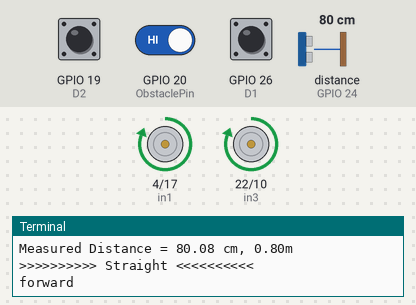
The program below on a simulated Raspberry Pi (BCM pin numbers). Shown: motor-driver pin pairs drawn as motors (green arrow = first pin HIGH = forward, orange = second pin HIGH = backward, longer = more drive, scaled by the enable pin), the last lines printed to the terminal. The inputs (shaded band) are chosen by the test bench; at power-on: GPIO 19 (D2) HIGH, GPIO 26 (D1) HIGH, GPIO 20 (ObstaclePin) HIGH, distance to the obstacle (sensor on GPIO 24) 80 cm. The echo pulse lasts 58.3 µs per cm; the clock reads 2024-03-15 10:24:30 at power-on unless the program sets it.

Above: at 1.2 s.
1.3 s: GPIO 19 (D2) pulled LOW for 0.3 s
At 1.67 s:
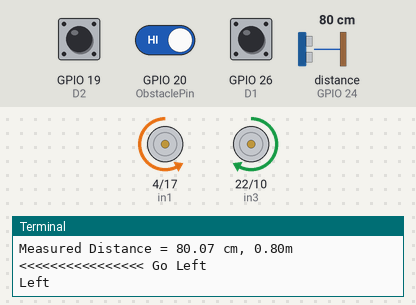
3.3 s: GPIO 26 (D1) pulled LOW for 0.3 s
At 3.7 s:
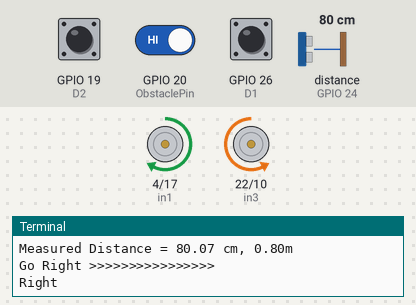
5.3 s: GPIO 20 (ObstaclePin) driven LOW
7.1 s: GPIO 19 (D2) pulled LOW for 3.2 s
At 7.6 s:
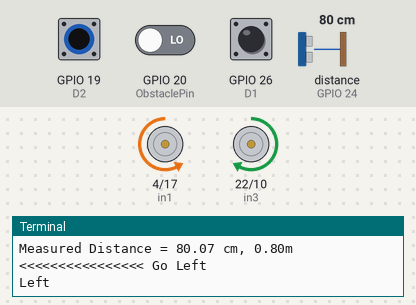
12.0 s: GPIO 19 (D2) driven LOW and GPIO 26 (D1) driven LOW
At 12.8 s:
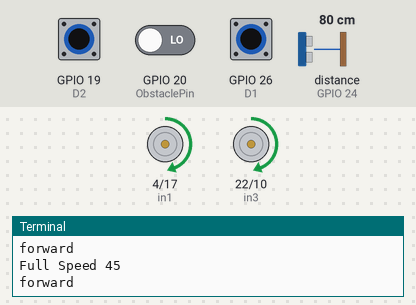
13.5 s: distance to the obstacle (sensor on GPIO 24) set to 2 cm
At 14.1 s:
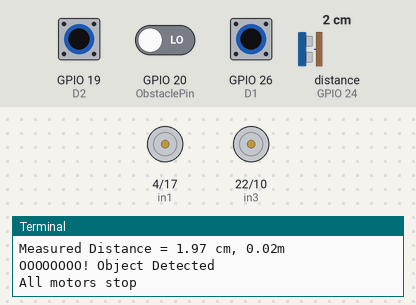
Timing chart, 0 to 16.0 s (numbered marks = the images above; inputs shaded):
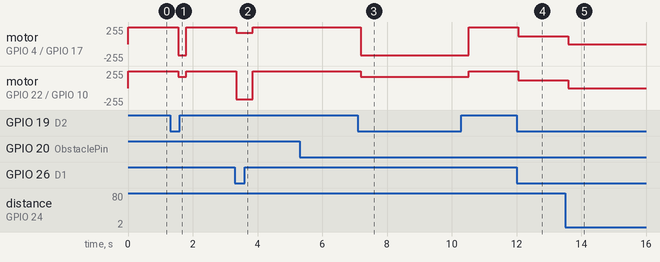

The program:

AlexWithMotorSpeedControl.py
```python
import RPi.GPIO as GPIO
import time, datetime

# Working code -- Have to use BCM Board type to control motor
DutyCycle = 65
GPIO.setmode(GPIO.BCM)

# ================ Obstical Avoidance Sensor Port =======
ObstaclePin = 20
GPIO.setup(ObstaclePin, GPIO.IN, pull_up_down=GPIO.PUD_UP)

# ================ Obstical Avoidance Sensor Port =======


# ================ Ultrasonic Sensor Port ================
GPIO_TRIGGER = 23 	# 16
GPIO_ECHO = 24 		# 18

# Ultrasonic Sensor
GPIO.setup(GPIO_TRIGGER, GPIO.OUT)
GPIO.setup(GPIO_ECHO, GPIO.IN)
# ================ Ultrasonic Sensor Port ================


# ============== Line Tracking Sensor Port ===============
D1 = 26 # 37
D2 = 19 # 35
D3 = 13 # 33
D4 = 6  # 31

GPIO.setup(D1, GPIO.IN, pull_up_down = GPIO.PUD_UP)
GPIO.setup(D2, GPIO.IN, pull_up_down = GPIO.PUD_UP)
GPIO.setup(D3, GPIO.IN, pull_up_down = GPIO.PUD_UP)
GPIO.setup(D4, GPIO.IN, pull_up_down = GPIO.PUD_UP)

# ============== Line Tracking Sensor Port ===============

# ====================== Motors Port ======================
# Motor
in1 = 4     # Pin 7
in2 = 17	# Pin 11
en = 27		# Pin 13

in3 = 22    # Pin 15
in4 = 10	# Pin 19
en2 = 9		# Pin 31

# First Motor
GPIO.setup(in1,GPIO.OUT)
GPIO.setup(in2,GPIO.OUT)
GPIO.setup(en,GPIO.OUT)

GPIO.output(in1,GPIO.LOW)
GPIO.output(in2,GPIO.LOW)

# Second Motor
GPIO.setup(in3,GPIO.OUT)
GPIO.setup(in4,GPIO.OUT)
GPIO.setup(en2,GPIO.OUT)

GPIO.output(in3,GPIO.LOW)
GPIO.output(in4,GPIO.LOW)

p=GPIO.PWM(en,1000)
p2=GPIO.PWM(en2,1000)


p.start(DutyCycle)
p2.start(DutyCycle)
# ====================== Motors Port ======================

def ObsticalAvoidance():

	if (GPIO.input(ObstaclePin) == 0): ### Obstacle detected
		print(str(datetime.datetime.now().time()) + " >> Barrier is detected !")
		return True

	return False


def Distance():
	# Set Trigger to HIGH
	GPIO.output(GPIO_TRIGGER, True)

	# Set Trigger after 0.01ms to low
	time.sleep(0.00001)
	GPIO.output(GPIO_TRIGGER, False)

	StartTime = time.time()
	StopTime = time.time()
	count = time.time()

	# Save time of StartTime
	# while GPIO.input(GPIO_ECHO) == 0 :
	while (GPIO.input(GPIO_ECHO) == 0) and (time.time() - count < 0.1):
		StartTime = time.time()

	count = time.time()

	# Save time of arrival
	while (GPIO.input(GPIO_ECHO) == 1) and (time.time() - count < 0.1):
		StopTime = time.time()


	# Time difference between start and arrival
	TimeElapsed = StopTime - StartTime

	# Multiply with the sonic speed (34300 cm/s)
	# And divided by 2, because sent and back
	distance = (TimeElapsed * 34300) / 2

	return distance

def Left_LineTracking():


	if GPIO.input(D1) == GPIO.LOW :
		# print("[!] Left (D1): White")
		return False
	else :
		# print("[-] D1: BLackkkk Line Found ...")
		return True

def Right_LineTracking():


	if GPIO.input(D2) == GPIO.LOW :
		# print("[@] (Right) D2: White ...")
		return False
	else :
		# print("[-] D2: BLackkkk Line Found ...")
		return True

'''
	Allows to test forward, backward, trun left and turn right by using keyboard,
	however, you needs to press "Enter" key to perform.
'''
def MotorWithSpeedControl():

	temp1=1


	print("\n")
	print("The default speed & direction of motor is LOW & Forward.....")
	print("r-run s-stop f-forward b-backward l-low m-medium h-high e-exit")
	print("\n")

	while(1):

		x = raw_input()

		if x=='r':
			print("run")
			if(temp1==1):
				# Motor 1
				GPIO.output(in1,GPIO.HIGH)
				GPIO.output(in2,GPIO.LOW)

				# Motor 2
				GPIO.output(in3,GPIO.HIGH)
				GPIO.output(in4,GPIO.LOW)

				print("forward")
				x='z'
			else:
				# Motor 1
				GPIO.output(in1,GPIO.LOW)
				GPIO.output(in2,GPIO.HIGH)

				# Motor 3
				GPIO.output(in3,GPIO.LOW)
				GPIO.output(in4,GPIO.HIGH)

				print("backward")
				x='z'


		elif x=='s':
			print("stop")
			GPIO.output(in1,GPIO.LOW)
			GPIO.output(in2,GPIO.LOW)
			GPIO.output(in3,GPIO.LOW)
			GPIO.output(in4,GPIO.LOW)
			x='z'

		elif x=='f':
			print("forward")
			# Motor 1
			GPIO.output(in1,GPIO.HIGH)
			GPIO.output(in2,GPIO.LOW)

			# Motor 2
			GPIO.output(in3,GPIO.HIGH)
			GPIO.output(in4,GPIO.LOW)
			temp1=1
			x='z'

		elif x=='b':
			print("backward")
			# Motor 1
			GPIO.output(in1,GPIO.LOW)
			GPIO.output(in2,GPIO.HIGH)

			# Motor 3
			GPIO.output(in3,GPIO.LOW)
			GPIO.output(in4,GPIO.HIGH)
			temp1=0
			x='z'

		elif x=='l':
			print("low")
			p.ChangeDutyCycle(25)
			p2.ChangeDutyCycle(25)
			x='z'

		elif x=='m':
			print("medium")
			p.ChangeDutyCycle(50)
			p2.ChangeDutyCycle(50)
			x='z'

		elif x=='h':
			print("high")
			p.ChangeDutyCycle(75)
			p2.ChangeDutyCycle(75)
			x='z'

		elif x=='xh':
			print("hightest")
			p.ChangeDutyCycle(100)
			p2.ChangeDutyCycle(100)
			x='z'


		elif x=='e':
			# GPIO.cleanup()
			break

		else:
			print("<<<  wrong data  >>>")
			print("please enter the defined data to continue.....")

def Forward(cusDuty):
	print("forward")
	# Motor 1
	GPIO.output(in1,GPIO.HIGH)
	GPIO.output(in2,GPIO.LOW)

	# Motor 2
	GPIO.output(in3,GPIO.HIGH)
	GPIO.output(in4,GPIO.LOW)

	p.ChangeDutyCycle(cusDuty)
	p2.ChangeDutyCycle(cusDuty)


def Backward():
	print("backward")
	# Motor 1
	GPIO.output(in1,GPIO.LOW)
	GPIO.output(in2,GPIO.HIGH)

	# Motor 3
	GPIO.output(in3,GPIO.LOW)
	GPIO.output(in4,GPIO.HIGH)

	p.ChangeDutyCycle(DutyCycle)
	p2.ChangeDutyCycle(DutyCycle)


def GoRight():
	print("Right")
	# Motor 1
	GPIO.output(in1,GPIO.HIGH)
	GPIO.output(in2,GPIO.LOW)

	# Motor 2
	GPIO.output(in3,GPIO.LOW)
	GPIO.output(in4,GPIO.HIGH)

	p.ChangeDutyCycle(DutyCycle)
	p2.ChangeDutyCycle(DutyCycle)


def GoLeft():
	print("Left")
	# Motor 1
	GPIO.output(in1,GPIO.LOW)
	GPIO.output(in2,GPIO.HIGH)

	# Motor 2
	GPIO.output(in3,GPIO.HIGH)
	GPIO.output(in4,GPIO.LOW)

	p.ChangeDutyCycle(DutyCycle)
	p2.ChangeDutyCycle(DutyCycle)

def StopMortors():
	print("All motors stop")
	GPIO.output(in1,GPIO.LOW)
	GPIO.output(in2,GPIO.LOW)
	GPIO.output(in3,GPIO.LOW)
	GPIO.output(in4,GPIO.LOW)

if __name__ == '__main__' :

	'''

	print("Enter input: Press [q: to quit]")
	input_str = raw_input() ### Python 3 keyboard input

	while(input_str != 'q'):
		# Reading keyboard input
		input_str = raw_input() ### Python 3 keyboard input
		print(">>>>>>" + input_str)

		if input_str =='\x1b[A':
			print("Go Straight")
			Forward(80)

		elif input_str =='\x1b[B':
			print("Go Backward")
			Backward()

		elif input_str =='\x1b[C':
			print("Go right")
			GoRight()

		elif input_str =='\x1b[D':
			print("Go left")
			GoLeft()

		elif input_str == '0':
			print("StoPPPPPPPPPPP")
			StopMortors()

		elif input_str == 'q':
			break

		else:
			print("Manual Mode")

	'''


	try :

		'''
		# Testing
		MotorWithSpeedControl()

		Forward()
		time.sleep(6)

		Backward()
		time.sleep(3)
		'''

		StopMortors() # Initializing

		''' '''
		while True :

			isBarrier = ObsticalAvoidance()

			dist = Distance()
			print ("Measured Distance = %0.2f cm, %0.2fm" %(dist, dist/100))

			# An object detected
			if (dist <= 3 and isBarrier):
				print("OOOOOOOO! Object Detected")
				StopMortors()
			else:

				# Line Tracking
				left = Left_LineTracking()
				right = Right_LineTracking()

				# Go Left
				if (left == True and right == False) :
					print ("<<<<<<<<<<<<<<<< Go Left")
					GoLeft()


				# Go Right
				elif (left == False and right == True) :
					print ("Go Right >>>>>>>>>>>>>>>>")
					GoRight()

				# Go straight
				elif (left and right):
					print (">>>>>>>>>> Straight <<<<<<<<<<")
					Forward(100)


				else:
					# StopMortors()

					print (">>>>>>>>>> Straight with Object detection <<<<<<<<<<")
					Forward(70)


					# An object detected
					if (dist <= 3.5 and isBarrier):
						print("OOOOOOOO! Object Detected")
						StopMortors()

					elif (dist >= 4 and dist <= 10):
						print("Speed 10")
						Forward(10)

					elif (dist >= 11 and dist <= 20):
						print("Speed 20")
						Forward(20)

					elif (dist >= 21 and dist <= 30):
						print("Speed 35")
						Forward(35)

					# elif (dist >= 31 and dist <= 276):
					else:
						print("Full Speed 45")
						Forward(45)

					'''
					else:
						print("OOOOOOOO! Object Detected")
						StopMortors()
					'''


			time.sleep(0.25)
		GPIO.CleanUp()

		''' '''


	# Reset by Pressing CTRL + C
	except KeyboardInterrupt :
		print("Measurement stopped by the user")
		GPIO.cleanup()
```

Measured:
- after the input at 1.3 s, motor on GPIO 4 (in1) / GPIO 17 (in2): forward 255/255 → backward 166/255 after 0.24 s, → forward 255/255 0.26 s later; motor on GPIO 22 (in3) / GPIO 10 (in4): forward 255/255 → forward 166/255 after 0.24 s, → forward 255/255 0.26 s later
- after the input at 3.3 s, motor on GPIO 4 (in1) / GPIO 17 (in2): forward 255/255 → forward 166/255 at once, → forward 255/255 0.51 s later; motor on GPIO 22 (in3) / GPIO 10 (in4): forward 255/255 → backward 166/255 at once, → forward 255/255 0.51 s later
- after the input at 7.1 s, motor on GPIO 4 (in1) / GPIO 17 (in2): forward 255/255 → backward 166/255 after 0.08 s, → forward 255/255 3.3 s later; motor on GPIO 22 (in3) / GPIO 10 (in4): forward 255/255 → forward 166/255 after 0.08 s, → forward 255/255 3.3 s later
- after the input at 12.0 s, motor on GPIO 4 (in1) / GPIO 17 (in2), motor on GPIO 22 (in3) / GPIO 10 (in4): forward 255/255 → forward 115/255 after 0.06 s
- after the input at 13.5 s, motor on GPIO 4 (in1) / GPIO 17 (in2), motor on GPIO 22 (in3) / GPIO 10 (in4): forward 115/255 → stopped after 0.10 s
